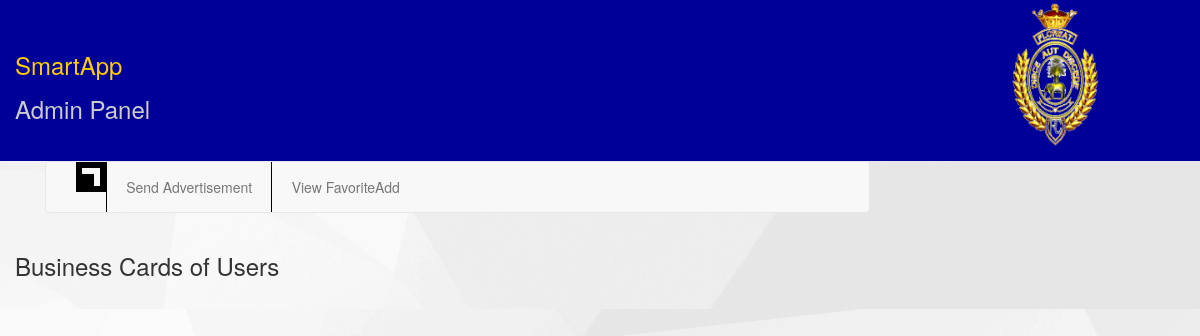
The app's page /repShowBusinessCard.php, older data.
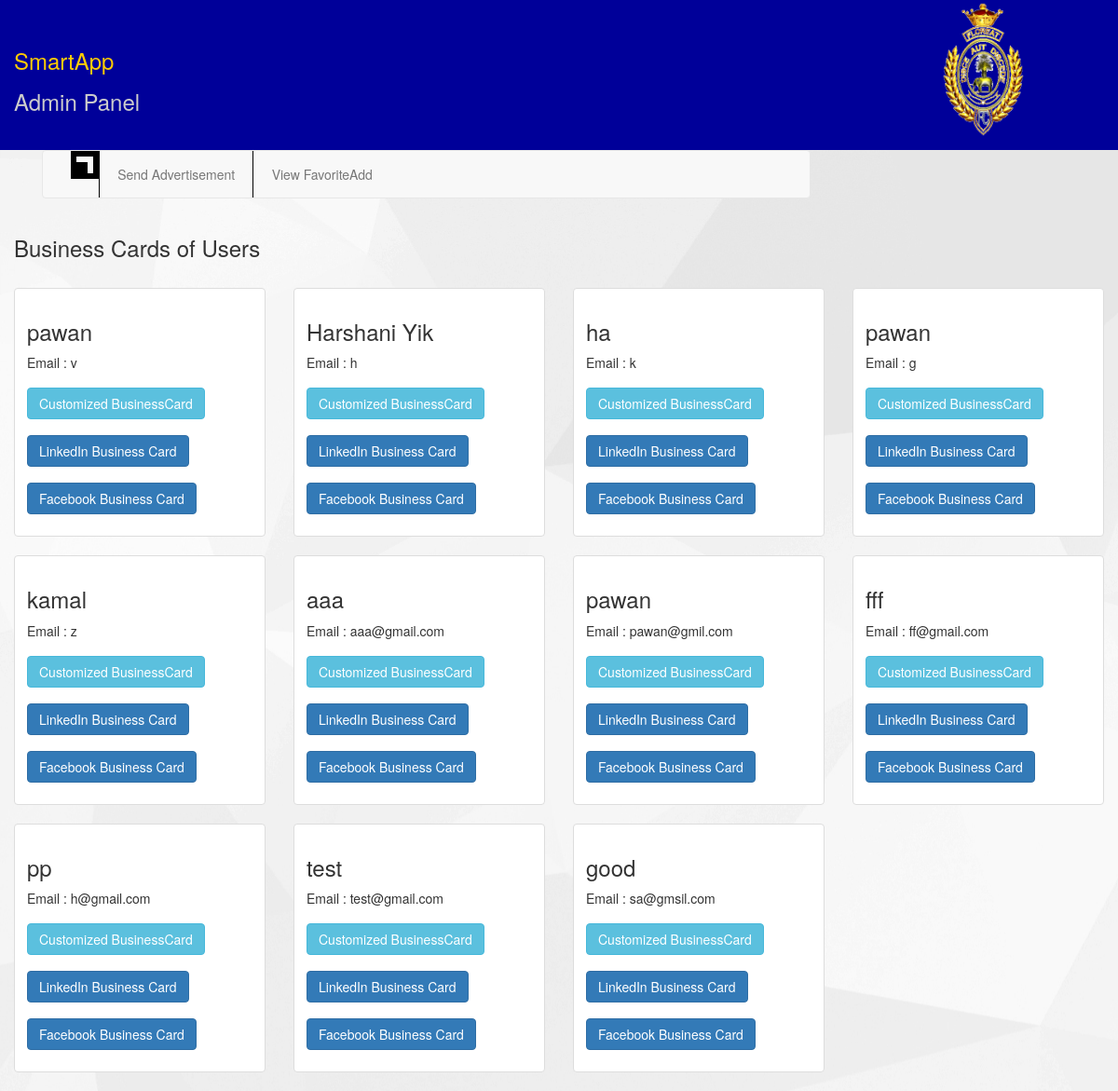
The same page, newer data.
### tables this page shows
CREATE TABLE IF NOT EXISTS `user` (
  `id` int(11) NOT NULL AUTO_INCREMENT,
  `name` varchar(50) NOT NULL,
  `email` varchar(50) NOT NULL,
  `password` varchar(50) NOT NULL,
  `class` varchar(20) NOT NULL,
  `dob` date NOT NULL,
  `address` varchar(150) NOT NULL,
  `contact_no` int(20) NOT NULL,
  `home` int(15) NOT NULL,
  `profession` varchar(50) NOT NULL,
  `office_address` varchar(150) NOT NULL,
  `office_phone` int(11) NOT NULL,
  `office_email` varchar(50) NOT NULL,
  `role` varchar(50) NOT NULL,
  `request` int(10) NOT NULL DEFAULT '0',
  `requestdate` date NOT NULL,
  PRIMARY KEY (`id`)
);

### repShowBusinessCard.php (the view, shortened to what this page needs)
<!DOCTYPE html PUBLIC "-//W3C//DTD XHTML 1.0 Transitional//EN" "http://www.w3.org/TR/xhtml1/DTD/xhtml1-transitional.dtd">
<html xmlns="http://www.w3.org/1999/xhtml">
  <head>
    <link rel="stylesheet" href="css/bootstrap.min.css">
    <link rel="stylesheet" href="css/style.css">
    <link rel="stylesheet" href="https://maxcdn.bootstrapcdn.com/font-awesome/4.5.0/css/font-awesome.min.css">
    <link type="text/css" rel="stylesheet" href="sideviewmenu.css" />
  </head>
  <body background="img/body.jpg">
    <div class="container-fluid" id="maincontainer">
      <div class="col-md-4 box1">
        <p class="smartappheading">SmartApp</p>
        <p>Admin Panel</p>
      </div>
      <div class="col-md-2">
        <img src="img/oie_trans.gif" width="100" height="150" />
      </div>
    </div>
    <div class="container-fluid" id="middlecontainer">
    <div class="container">
      <div class="col-md-9">
        <nav class="navbar navbar-default">
          <div class="container-fluid">
            <div class="collapse navbar-collapse" id="myNavbar">
              <ul class="nav navbar-nav">
                <li class="toggler" onClick="sideviewmenu.toggle()"></li>
                <li class=" navbar_margin"><a href="repSendAdd.php">Send Advertisement</a></li>
                <li class=" navbar_margin"><a href="repFavAdd.php">View FavoriteAdd</a></li>
              </ul>
            </div>
          </div>
        </nav>
      </div>
    </div>
<div class="row">
<div class="col-md-12">
<br/>
<h3>Business Cards of Users </h3>
<br/>
<?php
include("database_connect.php");
$query = "select * from user where request='1' ";
$result=mysqli_query($con,$query);
?>
<div class="row">
<?php while($row=mysqli_fetch_array($result)){ ?>
  <div class="col-xs-6 col-md-3">
    <div class="thumbnail" style="background: white">
      <div class="caption">
        <h3><?php echo $row['name']; ?></h3>
		    <p>Email         : <?php echo $row['email']; ?></p>
        <p><a href="approve.php?sendId=<?= $row['id'] ?>" onclick="pop_up(this);return false;" class="btn btn-info" role="button">Customized BusinessCard</a><br/>
        <p><a href="approveL.php?sendId=<?= $row['id'] ?>" onclick="pop_up(this);return false;" class="btn btn-primary" role="button">LinkedIn Business Card</a><br/>
        <p><a href="approveF.php?sendId=<?= $row['id'] ?>" onclick="pop_up(this);return false;" class="btn btn-primary" role="button">Facebook Business Card</a><br/>
      </div>
    </div>
  </div>
  <?php
}
?>
</div>
</div>
</div>
</div>
</body>
</html>

### css/style.css (style rules this page uses)
#maincontainer { background-color:#009 }
.box1 { color:#CCC; font-size:24px; padding:1em; padding-top:2em; padding-left:0; }
.smartappheading { color:#FC0; font:"MS Serif", "New York", serif; }
#middlecontainer { background-image:url(../images/body.jpg) }
.navbar_margin { padding-left:.3em; padding-right:.3em; border-left:1px solid black; }
.navbar-default { margin-bottom:0; }
.btn { margin-top: 7px; }

### sideviewmenu.css (style rules this page uses)
body { -webkit-transition: background 0.5s ease-in; transition: background 0.5s ease-in; }
.toggler { width: 30px; height: 30px; border: 6px solid black; text-indent: -100000px; position: relative; cursor: pointer; }
.toggler::before { position: absolute; border: 6px solid black; content: ''; width: 100%; height: 20%; top: 6px; left: -6px; display: block; }

Row changes from the older to the newer data that the page shows:
added user: name "pawan", email "v"
added user: name "Harshani Yik", email "h"
added user: name "ha", email "k"
added user: name "pawan", email "g"
added user: name "kamal", email "z"
added user: name "aaa", email "aaa@gmail.com"
added user: name "pawan", email "pawan@gmil.com"
added user: name "fff", email "ff@gmail.com"
added user: name "pp", email "h@gmail.com"
added user: name "test", email "test@gmail.com"
added user: name "good", email "sa@gmsil.com"
